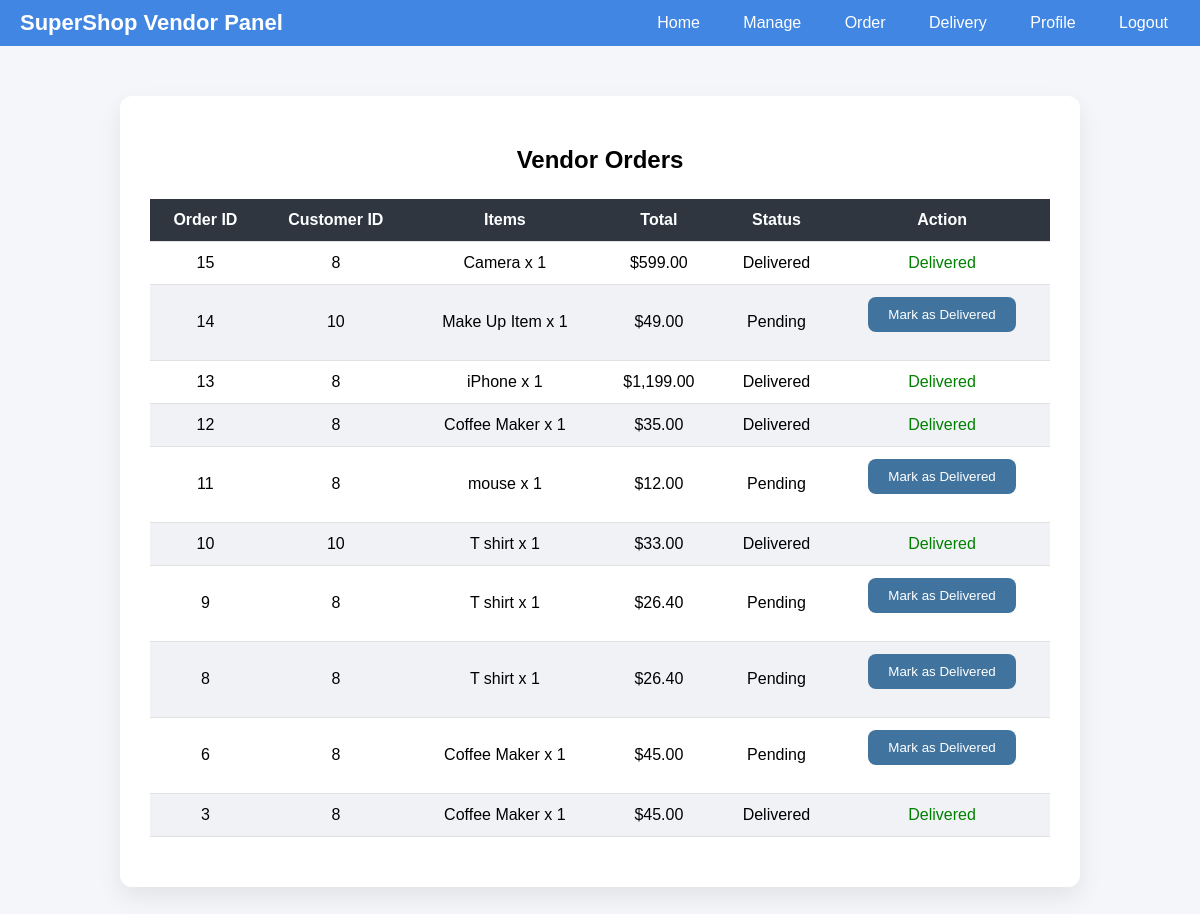
Page /Php/DomainVendor/orders.php (signed in) on the committed database.
### tables this page shows
CREATE TABLE `orders` (
  `id` int(11) NOT NULL,
  `customer_id` int(11) NOT NULL,
  `total` decimal(10,2) NOT NULL,
  `discount` decimal(10,2) DEFAULT 0.00,
  `coupon_code` varchar(50) DEFAULT NULL,
  `address` varchar(255) NOT NULL,
  `contact_number` varchar(20) NOT NULL,
  `payment_method` enum('Card','Mobile Wallet','Cash on Delivery') NOT NULL,
  `card_number` varchar(25) DEFAULT NULL,
  `card_expiry` varchar(10) DEFAULT NULL,
  `card_cvv` varchar(5) DEFAULT NULL,
  `wallet_type` enum('Bkash','Rocket','Nagad') DEFAULT NULL,
  `wallet_phone` varchar(20) DEFAULT NULL,
  `status` enum('Pending','Processing','Shipped','Delivered','Cancelled') DEFAULT 'Pending',
  `created_at` datetime DEFAULT current_timestamp(),
  `delivery_man_id` int(11) DEFAULT NULL,
  `expected_delivery` date DEFAULT NULL,
  `delivered_at` datetime DEFAULT NULL
);

### Php/DomainVendor/orders.php (the view, shortened to what this page needs)
<?php
include($_SERVER['DOCUMENT_ROOT']."/SSM/Connection/db.php");
$vendor_id = $_SESSION['userid'];
$stmt = $conn->prepare("
    SELECT DISTINCT o.*
    FROM orders o
    JOIN order_items oi ON o.id = oi.order_id
    JOIN products p ON oi.product_id = p.id
    ORDER BY o.created_at DESC
");
$stmt->execute();
$res = $stmt->get_result();
$orders = $res->fetch_all(MYSQLI_ASSOC);
include("../DomainVendor/navbar.php");
?>
<link rel="stylesheet" href="/SSM/Asset/Css/Domain/Customer/cartPayment.css">
<div class="main-content">
    <h2>Vendor Orders</h2>
    <?php if(empty($orders)): ?>
        <p>No orders found.</p>
    <?php else: ?>
        <table class="order-table">
            <thead>
                <tr>
                    <th>Order ID</th>
                    <th>Customer ID</th>
                    <th>Items</th>
                    <th>Total</th>
                    <th>Status</th>
                    <th>Action</th>
                </tr>
            </thead>
            <tbody>
            <?php foreach($orders as $order): ?>
                <tr>
                    <td><?= $order['id'] ?></td>
                    <td><?= $order['customer_id'] ?></td>
                    <td>
                        <?php
                        $stmtItems = $conn->prepare("
                            SELECT oi.*, p.name, p.vendor_id
                            FROM order_items oi
                            JOIN products p ON oi.product_id = p.id
                            WHERE oi.order_id=?
                        ");
                        $stmtItems->bind_param("i", $order['id']);
                        $stmtItems->execute();
                        $resItems = $stmtItems->get_result();
                        $itemsList = [];
                        while($item = $resItems->fetch_assoc()){
                            $prefix = ($item['vendor_id'] == $vendor_id) ? "(Your product) " : "";
                            $itemsList[] = $prefix . $item['name'] . " x " . $item['quantity'];
                        }
                        echo implode(", ", $itemsList);
                        ?>
                    </td>
                    <td>$<?= number_format($order['total'], 2) ?></td>
                    <td><?= $order['status'] ?></td>
                    <td>
                        <?php if($order['status'] !== 'Delivered'): ?>
                            <form method="POST" action="updateOrderStatus.php">
                                <button type="submit" name="mark_delivered" class="btn">Mark as Delivered</button>
                            </form>
                        <?php else: ?>
                            <span style="color:green;">Delivered</span>
                        <?php endif; ?>
                    </td>
                </tr>
            <?php endforeach; ?>
            </tbody>
        </table>
    <?php endif; ?>
</div>

### Asset/Css/Domain/Customer/cartPayment.css (style rules this page uses)
.main-content { max-width: 900px; margin: 50px auto; padding: 30px; background: #fff; border-radius: 12px; box-shadow: 0 10px 25px rgba(0,0,0,0.08); }
h2 { text-align:center; margin-bottom:25px; }
.btn { padding:10px 20px; background:#40739e; color:#fff; border:none; border-radius:8px; cursor:pointer; transition:0.3s; }
table { width:100%; border-collapse: collapse; margin-bottom:20px; }
th, td { padding:12px; text-align:center; border-bottom:1px solid #e1e1e1; }
th { background:#2f3640; color:#fff; }
tr:nth-child(even) { background:#f1f2f6; }

### rows in the picture
orders: id "15", customer "8", itemsList "Camera x 1", total "599.00", status "Delivered"
orders: id "14", customer "10", itemsList "Make Up Item x 1", total "49.00", status "Pending"
orders: id "13", customer "8", itemsList "iPhone x 1", total "1,199.00", status "Delivered"
orders: id "12", customer "8", itemsList "Coffee Maker x 1", total "35.00", status "Delivered"
orders: id "11", customer "8", itemsList "mouse x 1", total "12.00", status "Pending"
orders: id "10", customer "10", itemsList "T shirt x 1", total "33.00", status "Delivered"
orders: id "9", customer "8", itemsList "T shirt x 1", total "26.40", status "Pending"
orders: id "8", customer "8", itemsList "T shirt x 1", total "26.40", status "Pending"
orders: id "6", customer "8", itemsList "Coffee Maker x 1", total "45.00", status "Pending"
orders: id "3", customer "8", itemsList "Coffee Maker x 1", total "45.00", status "Delivered"
